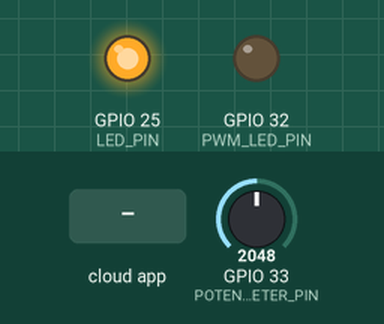
This sketch was run on a simulated ESP32. Shown: output pins drawn as LEDs (lit = HIGH). The test bench sets the inputs (shaded band); at power-on: GPIO 33 (POTENTIOMETER_PIN) = 2048. The ROS host is connected and sends only what is stated.

Above: at 3.2 s.
3.3 s: the phone or cloud app sets pwm_duty_cycle to -100
At 4.5 s:
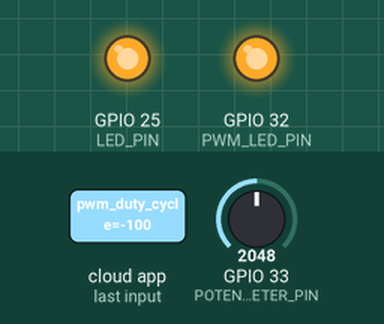
4.8 s: the phone or cloud app sets pwm_duty_cycle to 0
At 5.6 s:
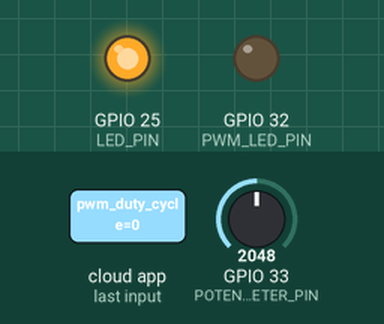
6.3 s: the phone or cloud app sets pwm_duty_cycle to 100
At 6.7 s:
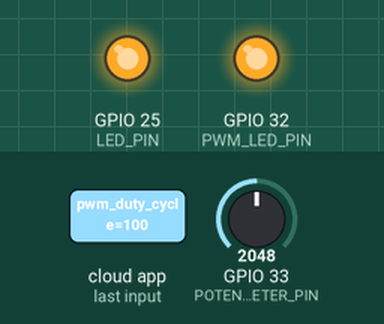
Timing chart, 0 to 9.3 s (numbered marks = the images above; inputs shaded):
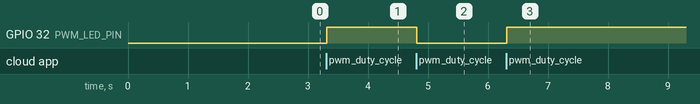

Measured:
- after the input at 3.3 s, GPIO 32 (PWM_LED_PIN): LOW → HIGH at once
- after the input at 4.8 s, GPIO 32 (PWM_LED_PIN): HIGH → LOW at once
- after the input at 6.3 s, GPIO 32 (PWM_LED_PIN): LOW → HIGH at once

The sketch:

challenge_3_esp.ino
```cpp
#include <micro_ros_arduino.h>

#include <stdio.h>
#include <rcl/rcl.h>
#include <rcl/error_handling.h>
#include <rclc/rclc.h>
#include <rclc/executor.h>

#include <std_msgs/msg/int32.h>
#include <std_msgs/msg/float32.h>

rcl_subscription_t subscriber;
rcl_publisher_t publisher;
std_msgs__msg__Float32 pub_msg;
std_msgs__msg__Float32 sub_msg;
rclc_executor_t executor;
rclc_support_t support;
rcl_allocator_t allocator;
rcl_node_t node;
rcl_timer_t timer;
rcl_timer_t adc_timer;

#define LED_PIN 25
#define POTENTIOMETER_PIN 33

#define PWM_LED_PIN 32
#define FREQUENCY 5000
#define LED_CHANNEL 0
#define RESOLUTION 8

#define ADC_TIMER_TIMEOUT 10
#define PUBLISHER_TIMER_TIMEOUT 100

const char* node_name = "micro_ros_esp32_node";
const char* publisher_topic = "micro_ros_esp32/raw_pot";
const char* subscriber_topic = "micro_ros_esp32/pwm_duty_cycle";

float potentiometer_voltage = 0.0;

#define RCCHECK(fn) { rcl_ret_t temp_rc = fn; if((temp_rc != RCL_RET_OK)){error_loop();}}
#define RCSOFTCHECK(fn) { rcl_ret_t temp_rc = fn; if((temp_rc != RCL_RET_OK)){}}


void error_loop(){
  while(1){
    digitalWrite(LED_PIN, !digitalRead(LED_PIN));
    delay(100);
  }
}

void publisher_timer_callback(rcl_timer_t * timer, int64_t last_call_time)
{
  RCLC_UNUSED(last_call_time);
  if (timer != NULL) {
    pub_msg.data = potentiometer_voltage;
    RCSOFTCHECK(rcl_publish(&publisher, &pub_msg, NULL));
  }
}

void adc_timer_callback(rcl_timer_t * timer, int64_t last_call_time)
{
  RCLC_UNUSED(last_call_time);
  if (timer != NULL) {
    int potentiometer_raw = analogRead(POTENTIOMETER_PIN);
    potentiometer_voltage = potentiometer_raw * (3.3 / 4095.0);
  }
}

void pwm_subscription_callback(const void * msgin)
{
  const std_msgs__msg__Float32 * msg = (const std_msgs__msg__Float32 *)msgin;
    ledcWrite(LED_CHANNEL, msg->data / 3.3 * 255);
}

void setup() {
    set_microros_transports();

    pinMode(LED_PIN, OUTPUT);
    digitalWrite(LED_PIN, HIGH);
    pinMode(POTENTIOMETER_PIN, INPUT);
    ledcSetup(LED_CHANNEL, FREQUENCY, RESOLUTION);
    ledcAttachPin(PWM_LED_PIN, LED_CHANNEL);
    ledcWrite(LED_CHANNEL, 0);

    delay(2000);

    allocator = rcl_get_default_allocator();

    //create init_options
    RCCHECK(rclc_support_init(&support, 0, NULL, &allocator));

    // create node
    RCCHECK(rclc_node_init_default(&node, node_name, "", &support));

    // create publisher
    RCCHECK(rclc_publisher_init_default(
    &publisher,
    &node,
    ROSIDL_GET_MSG_TYPE_SUPPORT(std_msgs, msg, Float32),
    publisher_topic));
    // create timer for adc
    RCCHECK(rclc_timer_init_default(
        &adc_timer,
        &support,
        RCL_MS_TO_NS(ADC_TIMER_TIMEOUT),
        adc_timer_callback));

    // create timer for publishing
    RCCHECK(rclc_timer_init_default(
    &timer,
    &support,
    RCL_MS_TO_NS(PUBLISHER_TIMER_TIMEOUT),
    publisher_timer_callback));

    // create subscriber
    RCCHECK(rclc_subscription_init_default(
    &subscriber,
    &node,
    ROSIDL_GET_MSG_TYPE_SUPPORT(std_msgs, msg, Float32),
    subscriber_topic));

    // create executor
    RCCHECK(rclc_executor_init(&executor, &support.context, 3, &allocator));
    RCCHECK(rclc_executor_add_timer(&executor, &timer));
    RCCHECK(rclc_executor_add_timer(&executor, &adc_timer));
    RCCHECK(rclc_executor_add_subscription(&executor, &subscriber, &sub_msg, &pwm_subscription_callback, ON_NEW_DATA));

    pub_msg.data = 0;
}

void loop() {
    delay(5);
    RCSOFTCHECK(rclc_executor_spin_some(&executor, RCL_MS_TO_NS(10)));
}
```
